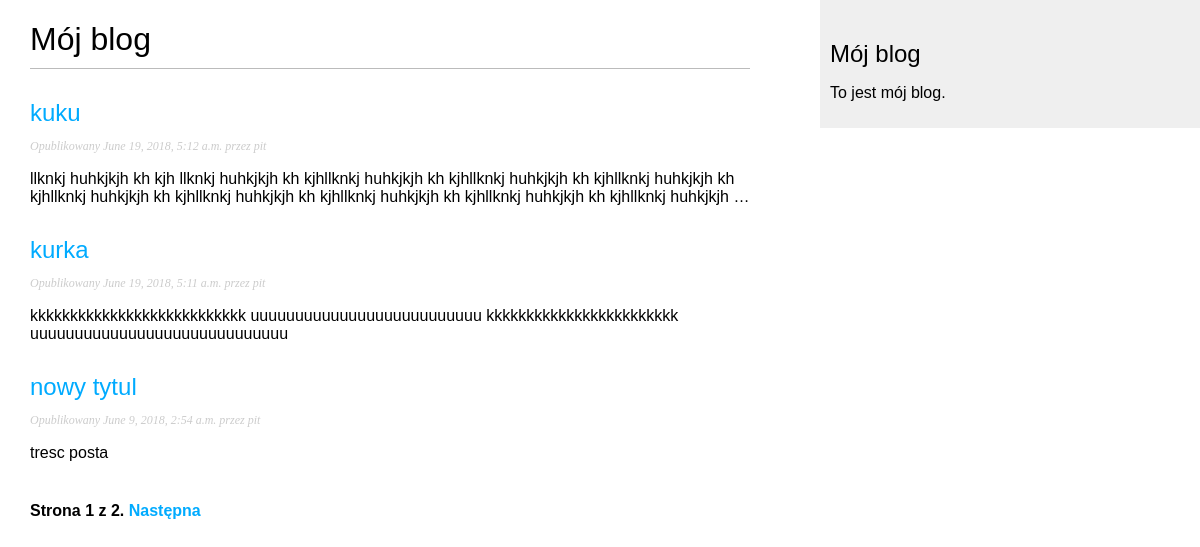
Screenshot of /blog/ with the database file from the repository.
### blog/models.py (models this page shows, shortened)
class Post(models.Model):
    STATUS_CHOICES = (
        ('draft', 'Roboczny'),
        ('published', 'Opublikowany'),
    )
    title = models.CharField(max_length=250)
    slug = models.SlugField(max_length=250,
                            unique_for_date='publish')
    author = models.ForeignKey(User, related_name='blog_posts')
    body = models.TextField()
    publish = models.DateTimeField(default=timezone.now)
    created = models.DateTimeField(auto_now_add=True)
    updated = models.DateTimeField(auto_now=True)
    status = models.CharField(max_length=10,
                              choices=STATUS_CHOICES,
                              default='draft')
    objects = models.Manager()
    published = PublishedManager()
    class Meta:
        ordering = ('-publish',)
    def get_absolute_url(self):
        return reverse('blog:post_detail',
                       args=[self.publish.year,
                           self.publish.strftime('%m'),
                             self.publish.strftime('%d'),
                             self.slug])

### blog/views.py (the view)
class PostListView(ListView):
    queryset = Post.published.all()
    context_object_name = 'posts'
    paginate_by = 3
    template_name = 'blog/post/list.html'

### blog/templates/blog/post/list.html (shortened to what this page needs)
{% extends 'blog/base.html' %}
{% block content %}
<h1>Mój blog</h1>
{% for post in posts %}
<h2>
    <a href="{{ post.get_absolute_url}}">{{ post.title}}</a>
</h2>
<p class="date">
    Opublikowany {{ post.publish}} przez {{ post.author}}
</p>
{{ post.body|truncatewords:30|linebreaks }}
{% endfor %}
{% include "pagination.html" with page=page_obj %}
{% endblock %}

### blog/templates/blog/base.html (shortened to what this page needs)
{% load staticfiles %}
<!DOCTYPE html>
<html>
<head>
  <link href="{% static "css/blog.css" %}" rel="stylesheet">
</head>
<body>
  <div id="content">
    {% block content %}
    {% endblock %}
  </div>
  <div id="sidebar">
    <h2>Mój blog</h2>
      <p>To jest mój blog.</p>
  </div>
</body>
</html>

### blog/templates/pagination.html (shortened to what this page needs)
<div class="pagination">
  <span class="step-links">
    <span class="current">
      Strona {{ page.number }} z {{ page.paginator.num_pages }}.
    </span>
      {% if page.has_next %}
        <a href="?page={{ page.next_page_number }}">Następna</a>
      {% endif %}
  </span>
</div>

### blog/static/css/blog.css (style rules this page uses)
body { margin:0; padding:0; font-family:helvetica, sans-serif; }
a { color:#00abff; text-decoration:none; }
h1 { font-weight:normal; border-bottom:1px solid #bbb; padding:0 0 10px 0; }
h2 { font-weight:normal; margin:30px 0 0; }
#content { float:left; width:60%; padding:0 0 0 30px; }
#sidebar { float:right; width:30%; padding:10px; background:#efefef; height:100%; }
p.date { color:#ccc; font-family: georgia, serif; font-size: 12px; font-style: italic; }
.pagination { margin:40px 0; font-weight:bold; }

### rows the page displays
Post: title "kuku", publish "June 19, 2018, 5:12 a.m.", author "pit", body "llknkj huhkjkjh kh kjh llknkj huhkjkjh kh kjhllknkj huhkjkjh kh kjhllknkj huhkjkjh kh kjhllknkj huhkjkjh kh kjhllknkj huhkjkjh kh kjhllknkj huhkjkjh kh kjhllknkj huhkjkjh kh kjhllknkj huhkjkjh kh kjhllknkj huhkjkjh …"
Post: title "kurka", publish "June 19, 2018, 5:11 a.m.", author "pit", body "kkkkkkkkkkkkkkkkkkkkkkkkkkk uuuuuuuuuuuuuuuuuuuuuuuuuu kkkkkkkkkkkkkkkkkkkkkkkk uuuuuuuuuuuuuuuuuuuuuuuuuuuuu"
Post: title "nowy tytul", publish "June 9, 2018, 2:54 a.m.", author "pit", body "tresc posta"

### other values shown
{{ page.number }} "1"
{{ page.paginator.num_pages }} "2"
